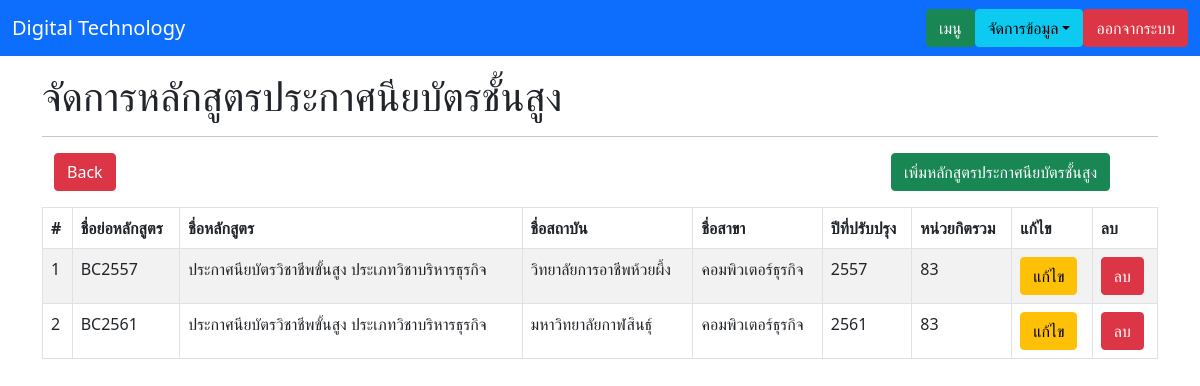
/course_a.php, run on the app's committed database.
### tables this page shows
CREATE TABLE `tbl_avp` (
  `courseA_ID` int(2) NOT NULL,
  `courseA_CodeName` varchar(10) NOT NULL,
  `courseA_Name` varchar(255) NOT NULL,
  `branchA_Name` varchar(255) NOT NULL,
  `courseA_Improve` varchar(4) NOT NULL,
  `courseA_Credit` int(3) NOT NULL,
  `schoolNum` int(3) NOT NULL
);

CREATE TABLE `tbl_school` (
  `schoolNum` int(3) NOT NULL,
  `schoolID` varchar(10) DEFAULT NULL,
  `schoolName` varchar(50) NOT NULL
);

### functions.php (called while the page is built, shortened)
<?php
    class DB_con{
        function __construct() {
            $conn = mysqli_connect(DB_SERVER,DB_USER,DB_PASS,DB_NAME);
            $this->dbcon = $conn;
        }
        public function fetchdata_avp(){
            $result = mysqli_query($this->dbcon, "SELECT courseA_ID, courseA_CodeName,courseA_Name,branchA_Name,courseA_Improve,courseA_Credit,tbl_avp.schoolNum,schoolName FROM tbl_avp,tbl_school WHERE tbl_avp.schoolNum = tbl_school.schoolNum");
            return $result ;
        }
    }
?>

### course_a.php (the view, shortened to what this page needs)
<!DOCTYPE html>
<html lang="en">
<head>
    <link rel="stylesheet" href="https://stackpath.bootstrapcdn.com/bootstrap/5.0.0-alpha2/css/bootstrap.min.css">
</head>
<body>
<nav class="navbar navbar-expand-lg navbar-dark bg-primary">
        <div class="container-fluid">
            <a class="navbar-brand" href="index.php">Digital Technology</a>
                <ul class="nav justify-content-end">
                    <li class="nav-item">
                        <a class="btn btn-success" aria-current="page" href="teacher_menu.php">เมนู</a>
                    </li>
                    <li>
                        <div class="dropdown ml-2">
                            <button class="btn btn-info dropdown-toggle" type="button" id="dropdown-menu" data-toggle="dropdown" aria-expanded="false">จัดการข้อมูล</button>
                        </div>
                    </li>
                    <li>
                        <a class="btn btn-danger ml-2" aria-current="page" href="logout.php">ออกจากระบบ</a>
                    </li>
                </ul>
        </div >
    </nav>
    <div class="container">
        <h1 class="mt-3">จัดการหลักสูตรประกาศนียบัตรชั้นสูง</h1>
        <hr>
        <div class="container">
            <div class="row justify-content-between">
                <div class="col-4">
                    <a href="teacher_menu.php" class="btn btn-danger mb-3">Back</a>
                </div>
                <div class="col-3">
                    <a href="course_a_insert.php" class="btn btn-success mb-3">เพิ่มหลักสูตรประกาศนียบัตรชั้นสูง</a>
                </div>
            </div>
        </div>
        <table id="course_table" class="table table-bordered table-striped">
            <thead>
                <th>#</th>
                <th>ชื่อย่อหลักสูตร</th>
                <th>ชื่อหลักสูตร</th>
                <th>ชื่อสถาบัน</th>
                <th>ชื่อสาขา</th>
                <th>ปีที่ปรับปรุง</th>
                <th>หน่วยกิตรวม</th>
                <th>แก้ไข</th>
                <th>ลบ</th>
            </thead>
            <tbody>
                <?php
                    include_once('functions.php');
                    $fetchdata = new DB_con();
                    $sql = $fetchdata->fetchdata_avp();
                    while ($row = mysqli_fetch_array($sql)) {
                ?>
                    <tr>
                        <td><?php echo $row['courseA_ID']; ?></td>
                        <td><?php echo $row['courseA_CodeName']; ?></td>
                        <td><?php echo $row['courseA_Name']; ?></td>
                        <td><?php echo $row['schoolName']; ?></td>
                        <td><?php echo $row['branchA_Name']; ?></td>
                        <td><?php echo $row['courseA_Improve']; ?></td>
                        <td><?php echo $row['courseA_Credit']; ?></td>
                        <td><a href="course_a_update.php?cA_ID=<?php echo $row['courseA_ID']; ?>" class="btn btn-warning">แก้ไข</a></td>
                        <td><a href="course_a_delete.php?del=<?php echo $row['courseA_ID']; ?>" class="btn btn-danger">ลบ</a></td>
                    </tr>
                <?php
                    }
                ?>
            </tbody>
        </table>
    </div>
</body>
</html>

### data on the page
tbl_avp: courseA_ID "1", courseA_CodeName "BC2557", courseA_Name "ประกาศนียบัตรวิชาชีพขั้นสูง ประเภทวิชาบริหารธุรกิจ", schoolNum.schoolName "วิทยาลัยการอาชีพห้วยผึ้ง", branchA_Name "คอมพิวเตอร์ธุรกิจ", courseA_Improve "2557", courseA_Credit "83"
tbl_avp: courseA_ID "2", courseA_CodeName "BC2561", courseA_Name "ประกาศนียบัตรวิชาชีพขั้นสูง ประเภทวิชาบริหารธุรกิจ", schoolNum.schoolName "มหาวิทยาลัยกาฬสินธุ์", branchA_Name "คอมพิวเตอร์ธุรกิจ", courseA_Improve "2561", courseA_Credit "83"
